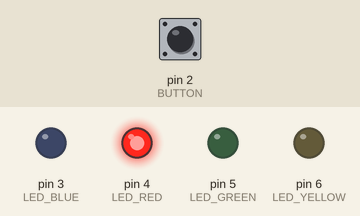
This sketch was run on a simulated Arduino Uno, built with avr-gcc and run on an emulated ATmega328P. Parts: output pins drawn as LEDs (lit = HIGH). The inputs (shaded band) are chosen by the test bench; at power-on: pin 2 (BUTTON) LOW. What the sketch prints to the serial monitor is not drawn.

Above: at 1.2 s.
1.3 s: pin 2 (BUTTON) pulled HIGH for 0.15 s
At 2.0 s:
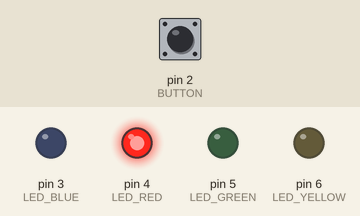
2.9 s: pin 2 (BUTTON) pulled HIGH for 1 s
At 4.3 s:
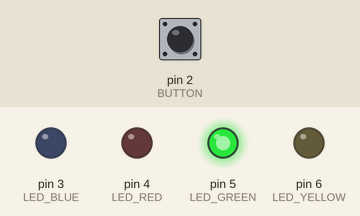
6.9 s: pin 2 (BUTTON) pulled HIGH for 3.2 s
At 11.2 s:
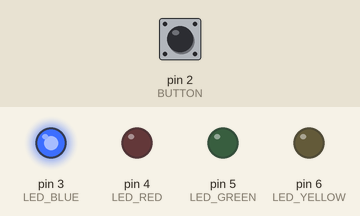
Timing chart, 0 to 12.7 s (numbered marks = the images above; inputs shaded):
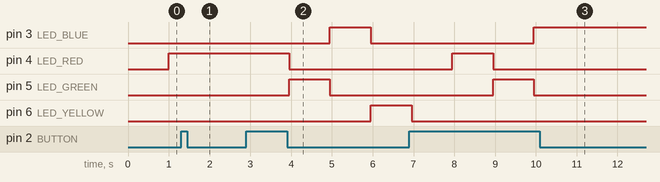

The sketch:

Lab1-button.ino
```cpp
#define BUTTON 2
#define LED_BLUE 3
#define LED_RED 4
#define LED_GREEN 5
#define LED_YELLOW 6

#define SLEEP 1000

int currentButtonState = LOW;
int lastButtonState = LOW;
int currentLEDState = 0;

bool isPaused = false;
unsigned long previousTime = 0; // last time the status was updated

void setup() {
  // Create serial connection
  Serial.begin(115200);
  Serial.println("Hello World!");

  // Set LED pins to OUTPUT mode
  pinMode(LED_YELLOW, OUTPUT);
  pinMode(LED_BLUE, OUTPUT);
  pinMode(LED_GREEN, OUTPUT);
  pinMode(LED_RED, OUTPUT);

  // Set button pin to INPUT mode
  pinMode(BUTTON, INPUT);
}

bool hasIntervalPassed(int interval) {
  unsigned long now = millis();

  if (now >= previousTime + interval) {
    previousTime = now;
    return true;
  }

  return false;
}

bool isSystemPaused() {
  // Read the button input pin
  currentButtonState = digitalRead(BUTTON);

  // Compare with previous state
  if (currentButtonState != lastButtonState) {
    if (currentButtonState == LOW) {
      // The button went from ON to OFF
      isPaused = !isPaused;
    }
    // Avoid bouncing
    delay(50);
  }

  // Update the last button state for further iterations
  lastButtonState = currentButtonState;

  return isPaused;
}

void setLEDState(int state) {
  switch (state) {
    case 0:
      digitalWrite(LED_RED, HIGH);
      break;
    case 1:
      digitalWrite(LED_RED, LOW);
      digitalWrite(LED_GREEN, HIGH);
      break;
    case 2:
      digitalWrite(LED_GREEN, LOW);
      digitalWrite(LED_BLUE, HIGH);
      break;
    case 3:
      digitalWrite(LED_BLUE, LOW);
      digitalWrite(LED_YELLOW, HIGH);
      break;
    case 4:
      digitalWrite(LED_YELLOW, LOW);
      break;
  }
}

void loop() {
  if (!isSystemPaused() && hasIntervalPassed(SLEEP)) {
    setLEDState(currentLEDState);
    currentLEDState = (currentLEDState + 1) % 5;
  }
}
```

Measured:
- after the input at 1.3 s, pin 4 (LED_RED): stays HIGH (without the input it goes to LOW after 0.70 s); pin 5 (LED_GREEN): stays LOW (without the input it goes to HIGH after 0.70 s)
- after the input at 2.9 s, pin 3 (LED_BLUE): LOW → HIGH after 2.1 s, → LOW 1.0 s later; pin 4 (LED_RED): HIGH → LOW after 1.1 s; pin 5 (LED_GREEN): LOW → HIGH after 1.1 s, → LOW 1.0 s later; pin 6 (LED_YELLOW): LOW → HIGH after 3.1 s
- after the input at 6.9 s, pin 3 (LED_BLUE): goes on until 10.0 s, then stays HIGH; pin 4 (LED_RED): goes on until 9.0 s, then stays LOW; pin 5 (LED_GREEN): goes on until 10.0 s, then stays LOW; pin 6 (LED_YELLOW): goes on until 7.0 s, then stays LOW
